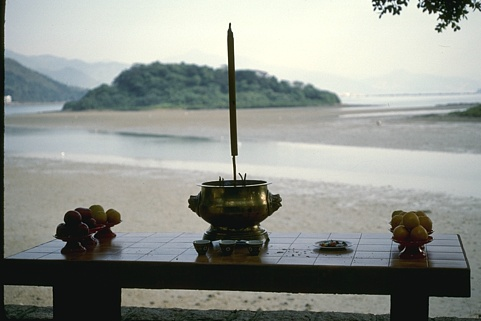
//> input picture data/BSDS/test/120003.jpg, 481 x 321 px
$ ./sed ../../../../../data/BSDS/test/120003.jpg   (built with g++ and OpenCV 4)
//> lines starting //> are read from the running program, lines starting //| are printed output that depends on the picture
### eval/edges-eva/BoundaryDetection/src/cpp/utils.h
// [20 lines of licence text are left out]
#ifndef __UTILS_H__
#define __UTILS_H__

#include <opencv2/core/core.hpp>

/*
 * Method definitions.
 */

cv::Mat CentreCircularZero ( cv::Mat SurroundMat, double CentreRadius );

cv::Mat CircularAverage ( double radius );

cv::Mat CircularLocalStdContrast ( cv::Mat InputImage, double SurroundRadius = 2.5 );

cv::Mat NonMaximumSuppression ( cv::Mat InputImage, cv::Mat thetas, double radius = 2.5 );

#endif /* __UTILS_H__ */

### eval/edges-eva/BoundaryDetection/src/cpp/gaussian.h
// [20 lines of licence text are left out]
#ifndef __GAUSSIAN_H__
#define __GAUSSIAN_H__

#include <opencv2/core/core.hpp>

/*
 * Method definitions.
 */

cv::Mat GaussianFilter2 ( double sigma );
cv::Mat GaussianFilter2 ( double sigmax, double sigmay, double meanx = 0, double meany = 0, double theta = 0 );

cv::Mat Gaussian2Gradient1 ( double sigma, double theta, double seta );

int CalculateGaussianWidth ( double sigma, int MaxWidth = 100 );

#endif /* __GAUSSIAN_H__ */

### eval/edges-eva/BoundaryDetection/src/cpp/utils.cpp
// [18 lines of licence text are left out]

#include "utils.h"

#include <opencv2/imgproc/imgproc.hpp>

cv::Mat CentreCircularZero ( cv::Mat SurroundMat, double CentreRadius )
{
  double KernelSize = SurroundMat.rows;
  double centre = std::ceil ( KernelSize / 2 );
  for ( int i = 0; i < KernelSize; i++ )
    {
      for ( int j = 0; j < KernelSize; j++ )
        {
          if ( sqrt ( pow ( i - centre, 2 ) + pow ( j - centre, 2 ) ) <= CentreRadius )
            {
              SurroundMat.at<float> ( i, j ) = 0;
            }
        }
    }

  return SurroundMat;
}

cv::Mat CircularAverage ( double radius )
{
  int KernelSize = radius * 2;
  if ( KernelSize % 2 == 0 )
    {
      KernelSize = KernelSize + 1;
    }

  cv::Mat kernel ( KernelSize, KernelSize, CV_32F );

  double centre = std::ceil ( KernelSize / 2 );
  for ( int i = 0; i < KernelSize; i++ )
    {
      for ( int j = 0; j < KernelSize; j++ )
        {
          if ( sqrt ( pow ( i - centre, 2 ) + pow ( j - centre, 2 ) ) <= radius )
            {
              kernel.at<float> ( i, j ) = 1;
            }
          else
            {
              kernel.at<float> ( i, j ) = 0;
            }
        }
    }

  return kernel / cv::sum ( kernel ) [0];
}

cv::Mat CircularLocalStdContrast ( cv::Mat InputImage, double SurroundRadius )
{
  cv::Mat CircularAvgKernel = CircularAverage ( SurroundRadius );

  cv::Mat ImageContrast;
  cv::filter2D ( InputImage, ImageContrast, InputImage.depth(), CircularAvgKernel );

  cv::pow ( InputImage - ImageContrast, 2, ImageContrast );
  cv::filter2D ( ImageContrast, ImageContrast, ImageContrast.depth(), CircularAvgKernel );

  cv::sqrt ( ImageContrast, ImageContrast );
  return ImageContrast;
}

// [4 lines left out: function NonMaximumSuppression, not called in this run]

### eval/edges-eva/BoundaryDetection/src/cpp/gaussian.cpp
// [18 lines of licence text are left out]

#include "gaussian.h"

cv::Mat GaussianFilter2 ( double sigma )
{
  return GaussianFilter2 ( sigma, sigma );
}

cv::Mat GaussianFilter2 ( double sigmax, double sigmay, double meanx, double meany, double theta )
{
  double sigma = std::max ( sigmax, sigmay );
  int KernelSize = CalculateGaussianWidth ( sigma );

  cv::Mat kernel ( KernelSize, KernelSize, CV_32F );

  double centrex = ( KernelSize + 1 ) / 2;
  double centrey = ( KernelSize + 1 ) / 2;
  centrex = centrex + ( meanx * centrex );
  centrey = centrey + ( meany * centrey );

  double SigmaSqrX = pow ( sigmax, 2 );
  double SigmaSqrY = pow ( sigmay, 2 );

  double a =  pow ( cos ( theta ), 2 ) / 2 / SigmaSqrX + pow ( sin ( theta ), 2 ) / 2 / SigmaSqrY;
  double b = -sin ( 2 * theta ) / 4 / SigmaSqrX + sin ( 2 * theta ) / 4 / SigmaSqrY;
  double c =  pow ( sin ( theta ), 2 ) / 2 / SigmaSqrX + pow ( cos ( theta ), 2 ) / 2 / SigmaSqrY;

  for ( int i = 0; i < kernel.rows; i++ )
    {
      for ( int j = 0; j < kernel.cols; j++ )
        {
          float x = i - centrex + 1;
          float y = j - centrey + 1;
          kernel.at<float> ( i, j ) = exp ( - ( a * pow ( x, 2 ) + 2 * b * x * y + c * pow ( y, 2 ) ) );
        }
    }
  return kernel / cv::sum ( kernel ) [0];
}

cv::Mat Gaussian2Gradient1 ( double sigma, double theta, double seta )
{
  int KernelSize = CalculateGaussianWidth ( sigma );

  cv::Mat kernel ( KernelSize, KernelSize, CV_32F );

  double SigmaSqr = pow ( sigma, 2 );
  int width = ( kernel.rows - 1 ) / 2;
  for ( int i = 0; i < kernel.rows; i++ )
    {
      for ( int j = 0; j < kernel.cols; j++ )
        {
          float x1 = j - width;
          float y1 = i - width;
          float x = x1 * cos ( theta ) + y1 * sin ( theta );
          float y = -x1 * sin ( theta ) + y1 * cos ( theta );
          kernel.at<float> ( i, j ) = -x * exp ( - ( x * x + y * y * seta * seta ) / ( 2 * SigmaSqr ) ) / ( CV_PI * SigmaSqr );
        }
    }
  return kernel;
}

int CalculateGaussianWidth ( double sigma, int MaxWidth )
{
  int KernelSize = MaxWidth;

  double threshold = 1e-4;

  double SigmaSqr = pow ( sigma, 2 );

  for ( int i = 1; i < MaxWidth; i++ )
    {
      double current = exp ( - ( i * i ) / ( 2 * SigmaSqr ) );
      if ( current < threshold )
        {
          KernelSize = i - 1;
          break;
        }
    }

  return KernelSize * 2 + 1;
}

### eval/edges-eva/BoundaryDetection/src/cpp/sed.cpp
// [18 lines of licence text are left out]

#include <opencv2/core/core.hpp>
#include <opencv2/imgproc/imgproc.hpp>
#include <opencv2/highgui/highgui.hpp>

#include <iostream>
#include <omp.h>

#include "gaussian.h"
#include "utils.h"

cv::Mat GetOpponentImage ( cv::Mat InputImage )
{
  cv::Mat OpponentImage;

  // gamma correction
  cv::Mat InputImageSqr;
  cv::sqrt ( InputImage, InputImageSqr );

  std::vector<cv::Mat> channels;

  if ( InputImage.channels() == 3 )
    {
      channels.resize ( 6 );
      cv::Mat bgr[3];

      // equilibrium single-opponent cells
      cv::split ( InputImageSqr, bgr );
      channels[0] = ( bgr[2] - bgr[1] );
      channels[1] = ( bgr[0] - 0.5 * ( bgr[1] + bgr[2] ) );
      channels[2] = ( ( bgr[0] + bgr[1] + bgr[2] ) / 3 );

      // imbalanced single-opponent cells
      cv::split ( InputImage, bgr );
      channels[3] = ( bgr[2] - 0.7 * bgr[1] );
      channels[4] = ( bgr[0] - 0.7 * 0.5 * ( bgr[1] + bgr[2] ) );

      // equivalent of the feedback channel to speed up the process
      cv::Mat ImageContrastSqr;
      cv::cvtColor ( InputImageSqr, ImageContrastSqr, CV_BGR2GRAY );
      cv::sqrt ( CircularLocalStdContrast ( ImageContrastSqr ), ImageContrastSqr );
      channels[5] = ( ImageContrastSqr );
    }
  else
    {
      channels.resize ( 2 );
      cv::Mat ImageContrastSqr;
      cv::sqrt ( CircularLocalStdContrast ( InputImageSqr ), ImageContrastSqr );
      channels[0] = ( InputImageSqr );
      channels[1] = ( ImageContrastSqr );
    }

  cv::merge ( channels, OpponentImage );
  return OpponentImage;
}

void SurroundModulation ( cv::Mat InputImage, std::vector<cv::Mat> rfresponse, double GaussianSize, double sigma )
{
  double MaxOrients[rfresponse.size()];
  #pragma omp parallel for
  for ( unsigned int t = 0; t < rfresponse.size(); t++ )
    {
      cv::minMaxLoc ( rfresponse[t], 0, &MaxOrients[t] );
    }
  double MaxAll = *std::max_element ( MaxOrients, MaxOrients + rfresponse.size() );

  double AverageSize = GaussianSize / 2.0;
  cv::Mat SurroundContrast = CircularLocalStdContrast ( InputImage, AverageSize );
  double MaxVal;
  cv::minMaxLoc ( SurroundContrast, 0, &MaxVal );
  SurroundContrast = SurroundContrast.mul ( 1 / MaxVal );
  #pragma omp parallel for
  for ( unsigned int t = 0; t < rfresponse.size(); t++ )
    {
      rfresponse[t] = rfresponse[t].mul ( 1 / MaxVal );
    }

  cv::Mat w11 = 1 - SurroundContrast;
  cv::Mat w12 = -SurroundContrast;
  cv::Mat w21 = -SurroundContrast;
  cv::Mat w22 = 1 - SurroundContrast;

  double ysigma = 0.1;
  double xsigma = 3 * sigma;
  double AxesFactor = 4;

  cv::Mat AverageFilter = CircularAverage ( AverageSize );
  AverageFilter = CentreCircularZero ( AverageFilter, AverageSize / 5 );
  AverageFilter = AverageFilter / cv::sum ( AverageFilter ) [0];

  std::vector<cv::Mat> outresponse ( rfresponse.size() );
  std::vector<cv::Mat> SameOrienResponses ( rfresponse.size() );
  std::vector<cv::Mat> OrthOrienResponses ( rfresponse.size() );

  double nThetas = rfresponse.size();
  double centre;

  #pragma omp parallel for
  for ( unsigned int t = 0; t < rfresponse.size(); t++ )
    {
      cv::Mat tresponse = rfresponse[t];

      double theta1 = double ( t ) * CV_PI / nThetas;
      double theta2 = theta1 + ( CV_PI / 2 );

      cv::Mat SameOrientationGaussian = GaussianFilter2 ( xsigma, ysigma, 0, 0, theta1 );
      centre = std::ceil ( SameOrientationGaussian.rows / 2 );
      SameOrientationGaussian.at<float> ( centre, centre ) = 0;
      cv::Mat OrthogonalOrientationGaussian = GaussianFilter2 ( xsigma / AxesFactor, ysigma, 0, 0, theta2 );
      centre = std::ceil ( OrthogonalOrientationGaussian.rows / 2 );
      OrthogonalOrientationGaussian.at<float> ( centre, centre ) = 0;

      cv::filter2D ( tresponse, SameOrienResponses[t], tresponse.depth(), SameOrientationGaussian );
      cv::filter2D ( tresponse, OrthOrienResponses[t], tresponse.depth(), OrthogonalOrientationGaussian );
    }

  #pragma omp parallel for
  for ( unsigned int t = 0; t < rfresponse.size(); t++ )
    {
      cv::Mat tresponse = rfresponse[t];

      unsigned int o = t + ( nThetas / 2 );
      if ( o >= nThetas )
        {
          o = t - ( nThetas / 2 );
        }

      cv::Mat oresponse = rfresponse[o];

      cv::Mat FullSurroundOrientation;
      cv::filter2D ( tresponse, FullSurroundOrientation, tresponse.depth(), AverageFilter );

      cv::Mat axis11 = SameOrienResponses[t];
      cv::Mat axis21 = OrthOrienResponses[t];
      cv::Mat axis12 = SameOrienResponses[o];
      cv::Mat axis22 = SameOrienResponses[o];

      cv::multiply ( w11, axis11, axis11 );
      cv::multiply ( w12, axis12, axis12 );
      cv::multiply ( w21, axis21, axis21 );
      cv::multiply ( w22, axis22, axis22 );
      outresponse[t] = cv::max ( tresponse + axis11 + axis12 + axis21 + axis22 + 0.5 * FullSurroundOrientation, 0 );
      cv::minMaxLoc ( outresponse[t], 0, &MaxOrients[t] );
    }

  MaxAll = *std::max_element ( MaxOrients, MaxOrients + outresponse.size() );
  #pragma omp parallel for
  for ( unsigned int t = 0; t < rfresponse.size(); t++ )
    {
      cv::Mat tresponse = outresponse[t];
      tresponse = tresponse.mul ( 1 / MaxAll );
      tresponse.copyTo ( rfresponse[t] );
    }
}

std::vector<std::vector<cv::Mat> > DoV1 ( cv::Mat OpponentImage, double LgnSigma, int nangles, int FarSurroundLevels )
{
  // the neurons in V1 are 2 times larger than LGN.
  double lgn2v1 = 2.7;
  double v1sigma = LgnSigma * lgn2v1;


  std::vector<double> thetas ( nangles );
  std::vector<cv::Mat> d1gs ( nangles );
  #pragma omp parallel for
  for ( int t = 0; t < nangles; t++ )
    {
      thetas[t] = double ( t ) * CV_PI / nangles;
      d1gs[t] = Gaussian2Gradient1 ( v1sigma, thetas[t], 0.5 );
    }

  cv::Mat channels[OpponentImage.channels()];
  cv::split ( OpponentImage, channels );

  std::vector<std::vector<cv::Mat> > EdgeImageResponse ( OpponentImage.channels(), std::vector<cv::Mat> ( FarSurroundLevels ) );
  #pragma omp parallel for
  for ( int c = 0; c < OpponentImage.channels(); c++ )
    {
      cv::Mat cim = channels[c];
      cv::Mat gresize;
      for ( int l = 0; l < FarSurroundLevels; l++ )
        {
          cv::Mat clim;
          if ( l > 0 )
            {
              gresize = GaussianFilter2 ( 0.3 * float ( l ) );
              double ResizeFactor = 1 / pow ( 2, float ( l ) );

              cv::filter2D ( cim, clim, cim.depth(), gresize );
              cv::resize ( clim, clim, cv::Size(), ResizeFactor, ResizeFactor );
            }
          else
            {
              cim.copyTo ( clim );
            }

          std::vector<cv::Mat> angles ( nangles );
          for ( int t = 0; t < nangles; t++ )
            {
              cv::Mat cltim;
              cv::filter2D ( clim, cltim, clim.depth(), d1gs[t] );
              cltim = cv::abs ( cltim );

              angles[t] = cltim;
            }
          SurroundModulation ( clim, angles, d1gs[0].rows, v1sigma );
          // resizing them back to the original size
          for ( int t = 0; t < nangles; t++ )
            {
              if ( l > 0 )
                {
                  cv::resize ( angles[t], angles[t], cim.size() );
                  cv::filter2D ( angles[t], angles[t], angles[t].depth(), gresize );
                }
            }
          cv::Mat LevelImage;
          cv::merge ( angles, LevelImage );

          double maxpix;
          cv::minMaxLoc ( LevelImage, 0, &maxpix );
          LevelImage = LevelImage.mul ( 1 / maxpix );

          EdgeImageResponse[c][l] = LevelImage;
        }
    }

  return EdgeImageResponse;
}

cv::Mat DoV2 ( std::vector<std::vector<cv::Mat> > v1response, cv::Mat OpponentImage, int nangles, int FarSurroundLevels )
{
  cv::Mat EdgeImageResponse = cv::Mat::zeros ( v1response[0][0].size(), CV_32F );

  // collapse planes
  std::vector<cv::Mat > planes ( v1response.size() );
  #pragma omp parallel for
  for ( unsigned int c = 0; c < v1response.size(); c++ )
    {
      planes[c] = cv::Mat::zeros ( v1response[c][0].size(), v1response[c][0].type() );
      for ( int l = 0; l < FarSurroundLevels; l++ )
        {
          planes[c] = planes[c] + v1response[c][l].mul ( 1 / double ( l + 1 ) );
        }
      planes[c] = planes[c] / double ( FarSurroundLevels );
    }

  // collapse orientation
  double v2sigma = 0.5 * 2.7 * 2.7;
  double ysigma = v2sigma / 8.0;
  double SurroundEnlarge = 5.0;
  std::vector<cv::Mat > v2response ( v1response.size() );
  std::vector<cv::Mat > v1orients ( v1response.size() );
  #pragma omp parallel for
  for ( unsigned int c = 0; c < v1response.size(); c++ )
    {
      std::vector<cv::Mat > orthogonals ( nangles );
      std::vector<cv::Mat > angles ( nangles );
      cv::split ( planes[c], angles );
      v2response[c] = cv::Mat::zeros ( angles[0].size(), CV_32F );
      v1orients[c] = cv::Mat::zeros ( angles[0].size(), CV_8UC1 );

      for ( int t = 0; t < nangles; t++ )
        {
          double theta = double ( t ) * CV_PI / double ( nangles );
          theta = theta + ( CV_PI / 2.0 );
          cv::Mat v2c;
          cv::filter2D ( angles[t], v2c, angles[t].depth(), GaussianFilter2 ( v2sigma, ysigma, 0, 0, theta ) );
          cv::Mat v2s;
          cv::filter2D ( angles[t], v2s, angles[t].depth(), GaussianFilter2 ( v2sigma * SurroundEnlarge, ysigma * SurroundEnlarge, 0, 0, theta ) );

          cv::Mat v2rf = cv::max ( v2c - 1.0 * v2s, 0 );
          orthogonals[t] = v2rf;
        }

      for ( int i = 0; i < v2response[c].rows; i++ )
        {
          uint8_t *pd = v1orients[c].ptr<uint8_t> ( i );
          float *pv = v2response[c].ptr<float> ( i );
          float *pa[nangles];
          float *po[nangles];
          for ( int t = 0; t < nangles; t++ )
            {
              pa[t] = angles[t].ptr<float> ( i );
              po[t] = orthogonals[t].ptr<float> ( i );
            }

          for ( int j = 0; j < v2response[c].cols; j++ )
            {
              uint8_t MaxInd = 0;
              double MaxVal = pa[0][j];
              for ( int t = 1; t < nangles; t++ )
                {
                  if ( pa[t][j] > MaxVal )
                    {
                      MaxInd = t;
                      MaxVal = pa[t][j];
                    }
                }
              pd[j] = MaxInd;
              pv[j] = po[MaxInd][j];
            }
        }
    }

  // collapse channels
  #pragma omp parallel for
  for ( unsigned int c = 0; c < v1response.size(); c++ )
    {
      EdgeImageResponse += v2response[c];
    }

  double maxpix;
  cv::minMaxLoc ( EdgeImageResponse, 0, &maxpix );
  EdgeImageResponse = EdgeImageResponse.mul ( 1 / maxpix );

  return EdgeImageResponse;
}

int main ( int argc, char **argv )
{
  cv::Mat InputImage = cv::imread ( argv[1], CV_LOAD_IMAGE_COLOR );
//> InputImage is the input picture: 321 rows x 481 cols, CV_8UC3; mean B, G, R 142.7, 148.4, 144.4
  InputImage.convertTo ( InputImage, CV_32F );
//> InputImage: 321 rows x 481 cols, CV_32FC3

  // size of RF in LGN
  double LgnSigma = 0.5;
  cv::filter2D ( InputImage, InputImage, InputImage.depth(), GaussianFilter2 ( LgnSigma ) );

  cv::Mat OpponentImage = GetOpponentImage ( InputImage );
//> in GetOpponentImage, `channels[5] = ( ImageContrastSqr );`:
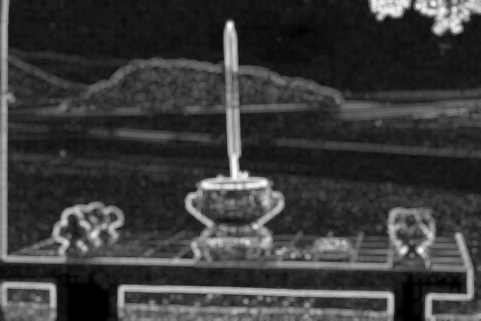
//> channels[5]: 321 rows x 481 cols, CV_32FC1; min 0, max 1.73, mean 0.398; drawn with min black and max white

  int nangles = 6;
  int FarSurroundLevels = 4;
  std::vector<std::vector<cv::Mat> > v1response = DoV1 ( OpponentImage, LgnSigma, nangles, FarSurroundLevels );
//> v1response = 6 items
  cv::Mat v2response = DoV2 ( v1response, OpponentImage, nangles, FarSurroundLevels );
//> in DoV2, `cv::Mat EdgeImageResponse = cv::Mat::zeros ( v1response[0][0].size(), ..`: EdgeImageResponse: 321 rows x 481 cols, CV_32FC1; every value is 0
//> the loop in DoV2, `for ( unsigned int c = 0; c < v1response.size(); c++ )` made 6 passes
//> after the loop in DoV2, `for ( unsigned int c = 0; c < v1response.size(); c++ )`:
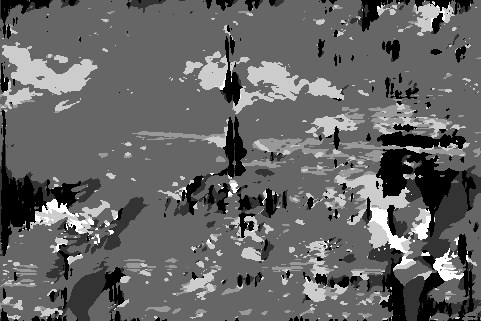
//> v1orients[0]: 321 rows x 481 cols, CV_8UC1; min 0, max 5, mean 1.99; drawn with min black and max white
//> after the loop in DoV2, `for ( unsigned int c = 0; c < v1response.size(); c++ )`:
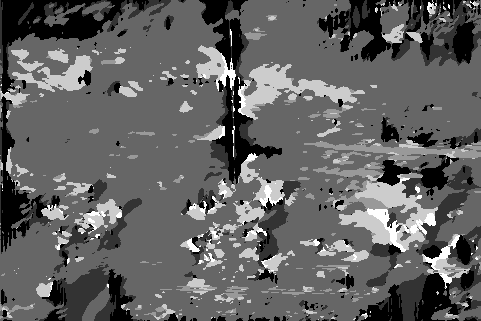
//> v1orients[1]: 321 rows x 481 cols, CV_8UC1; min 0, max 5, mean 1.93; drawn with min black and max white
//> after the loop in DoV2, `for ( unsigned int c = 0; c < v1response.size(); c++ )`:
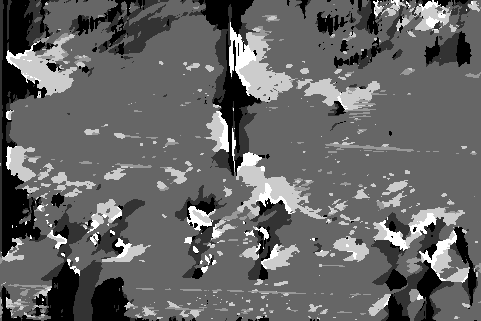
//> v1orients[4]: 321 rows x 481 cols, CV_8UC1; min 0, max 5, mean 1.99; drawn with min black and max white
//> after the loop in DoV2, `for ( unsigned int c = 0; c < v1response.size(); c++ )`:
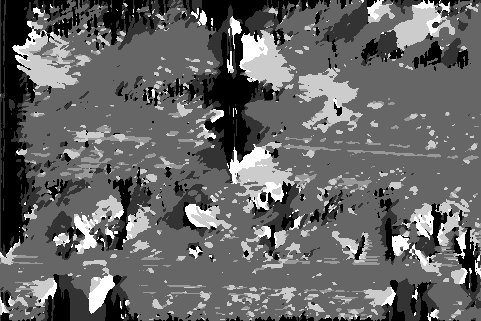
//> v1orients[5]: 321 rows x 481 cols, CV_8UC1; min 0, max 5, mean 2; drawn with min black and max white
//> after the loop in DoV2, `for ( unsigned int c = 0; c < v1response.size(); c++ )`:
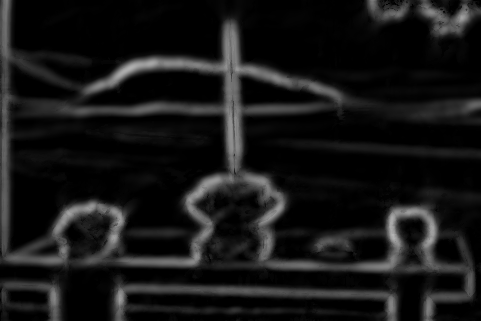
//> EdgeImageResponse: 321 rows x 481 cols, CV_32FC1; min 0, max 0.706, mean 0.0893
//> in DoV2, `cv::minMaxLoc ( EdgeImageResponse, 0, &maxpix );`: maxpix = 0.706
//> in DoV2, `EdgeImageResponse = EdgeImageResponse.mul ( 1 / maxpix );`:
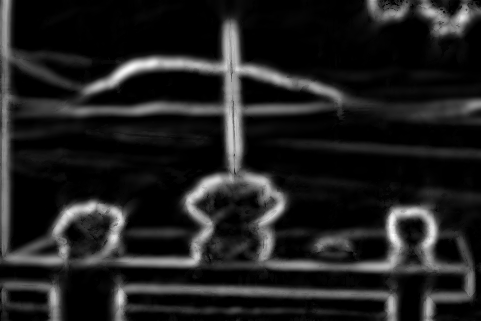
//> EdgeImageResponse: 321 rows x 481 cols, CV_32FC1; min 0, max 1, mean 0.126


  cv::Mat VisualImage;
  cv::normalize ( v2response, VisualImage, 0, 255, cv::NORM_MINMAX, CV_8UC1 );
  cv::imshow ( "Feedback and Surround Modulation Edge Detection Demo", VisualImage );
  cv::waitKey();

  return 0;
}

$ run again, on data/BSDS/test/168084.jpg
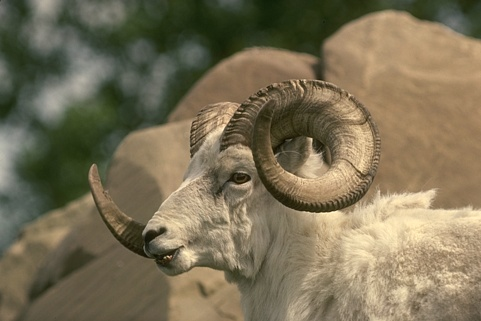
//> input picture data/BSDS/test/168084.jpg, 481 x 321 px
//> InputImage is the input picture: 321 rows x 481 cols, CV_8UC3; mean B, G, R 86, 112.5, 123.1
//> in GetOpponentImage, `channels[5] = ( ImageContrastSqr );`:
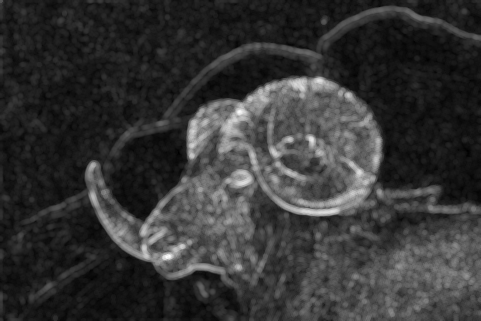
//> channels[5]: 321 rows x 481 cols, CV_32FC1; min 0.0938, max 1.42, mean 0.372; drawn with min black and max white
//> v1response = 6 items
//> the loop in DoV2, `for ( unsigned int c = 0; c < v1response.size(); c++ )` made 6 passes
//> maxpix = 0.839
//> in DoV2, `EdgeImageResponse = EdgeImageResponse.mul ( 1 / maxpix );`:
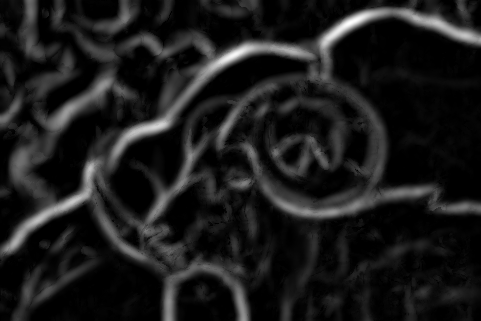
//> EdgeImageResponse: 321 rows x 481 cols, CV_32FC1; min 0, max 1, mean 0.11

$ run again, on data/BSDS/test/207038.jpg
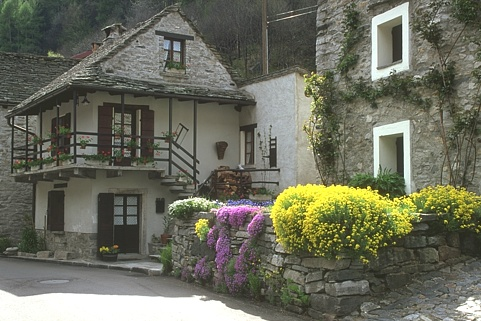
//> input picture data/BSDS/test/207038.jpg, 481 x 321 px
//> InputImage is the input picture: 321 rows x 481 cols, CV_8UC3; mean B, G, R 93.3, 109, 107.7
//> in GetOpponentImage, `channels[5] = ( ImageContrastSqr );`:
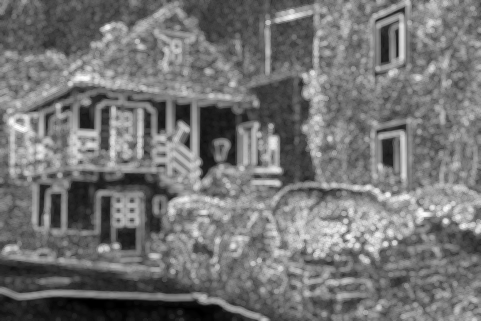
//> channels[5]: 321 rows x 481 cols, CV_32FC1; min 0.000977, max 1.49, mean 0.686; drawn with min black and max white
//> v1response = 6 items
//> the loop in DoV2, `for ( unsigned int c = 0; c < v1response.size(); c++ )` made 6 passes
//> maxpix = 0.541
//> in DoV2, `EdgeImageResponse = EdgeImageResponse.mul ( 1 / maxpix );`:
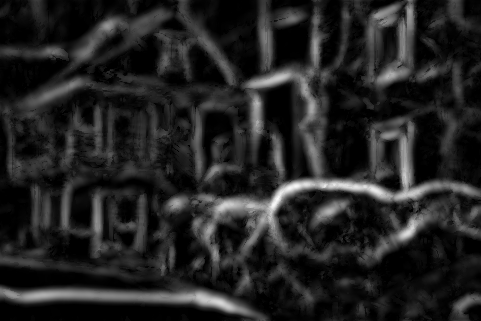
//> EdgeImageResponse: 321 rows x 481 cols, CV_32FC1; min 0, max 1, mean 0.14

$ run again, on data/BSDS/test/209021.jpg
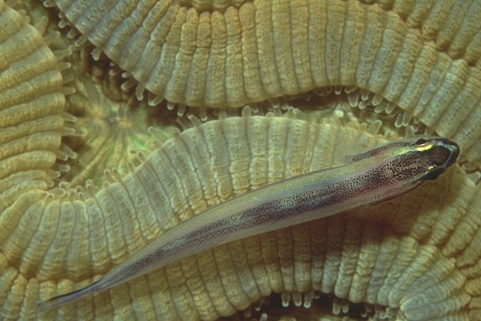
//> input picture data/BSDS/test/209021.jpg, 481 x 321 px
//> InputImage is the input picture: 321 rows x 481 cols, CV_8UC3; mean B, G, R 77.6, 116.2, 117.3
//> v1response = 6 items
//> the loop in DoV2, `for ( unsigned int c = 0; c < v1response.size(); c++ )` made 6 passes
//> maxpix = 0.578
//> in DoV2, `EdgeImageResponse = EdgeImageResponse.mul ( 1 / maxpix );`:
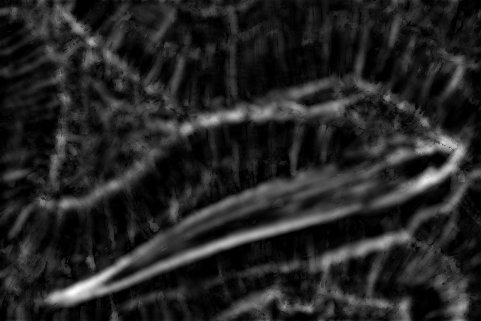
//> EdgeImageResponse: 321 rows x 481 cols, CV_32FC1; min 0, max 1, mean 0.146
